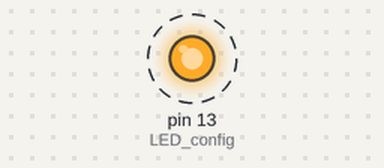
A sketch run on a simulated Arduino Uno, built with avr-gcc and run on an emulated ATmega328P. Shown: output pins drawn as LEDs (lit = HIGH). Dashed ring = blinking.

Above: at 0.5 s.
Timing chart, 0 to 4.6 s (numbered marks = the images above):
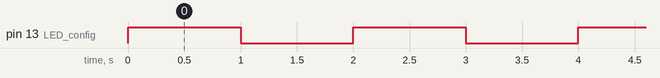

Measured:
- by itself, pin 13 (LED_config): alternates HIGH for 1.0 s and LOW for 1.0 s

The sketch:

blink_led.ino
```cpp
#include "led.h"

void setup() { LED_config(); }

void loop() {
  LED_turn_on();
  delay(1000);
  LED_turn_off();
  delay(1000);
}
```

led.cpp
```cpp
#include "Arduino.h"

void LED_config(void) {
  pinMode(13, OUTPUT);
  digitalWrite(13, LOW);
}

void LED_turn_on(void) {
  digitalWrite(13, HIGH);
}

void LED_turn_off(void) {
  digitalWrite(13, LOW);
}
```

led.h
```cpp
#ifndef LED_H__
#define LED_H__

void LED_config(void);
void LED_turn_off(void);
void LED_turn_on(void);

#endif /* LED_H__ */
```
